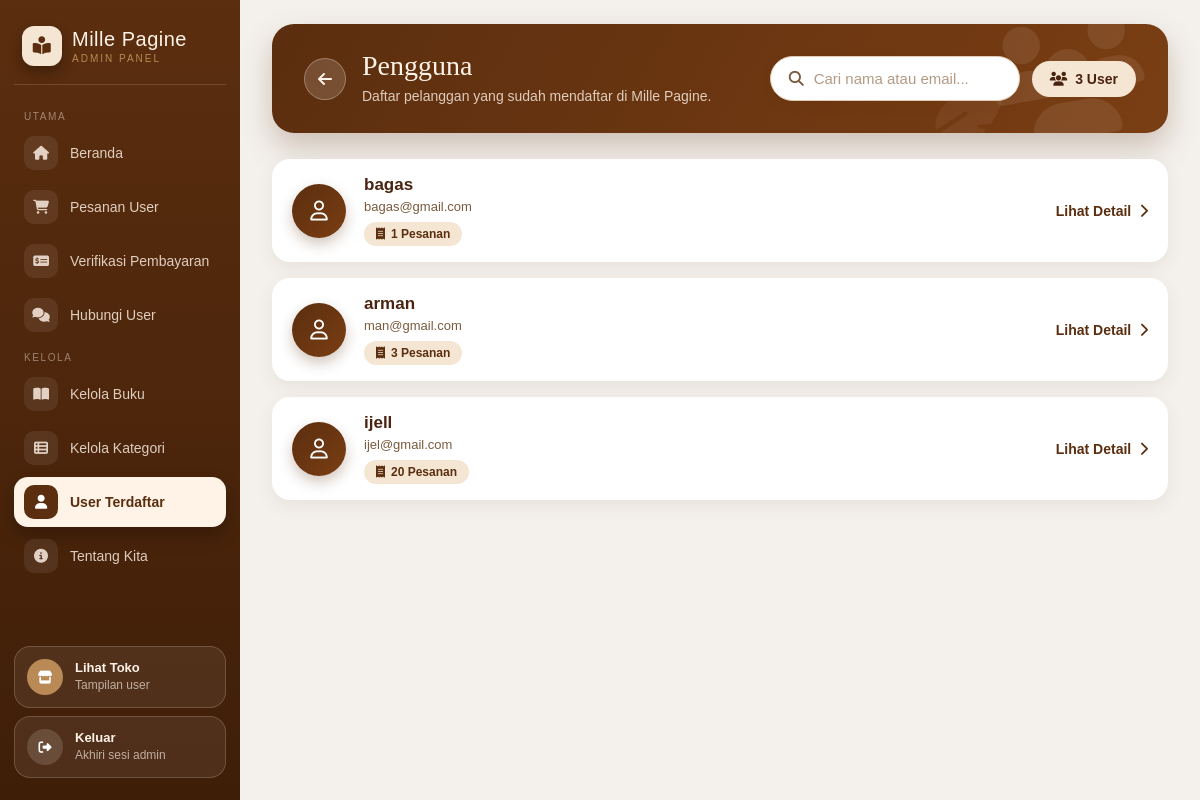
Page /bookstore/admin user.php (signed in) on the committed database.
### tables this page shows
CREATE TABLE `users` (
  `id` int(11) NOT NULL,
  `nama` varchar(100) NOT NULL,
  `email` varchar(100) NOT NULL,
  `alamat` text NOT NULL,
  `telepon` varchar(20) NOT NULL,
  `password` varchar(255) NOT NULL,
  `role` enum('user','admin') NOT NULL
);

### bookstore/admin user.php (the view, shortened to what this page needs)
<?php
include 'koneksi.php';
$users = mysqli_query($conn, "
    SELECT
        users.*,
        COUNT(pesanan.id) as jumlah_pesanan
    FROM users
    LEFT JOIN pesanan ON users.id = pesanan.user_id
    WHERE users.role='user'
    GROUP BY users.id
    ORDER BY users.id DESC
");
$total_user = mysqli_num_rows($users);
?>
<!DOCTYPE html>
<html lang="id">
<head>
<link rel="stylesheet" href="https://cdnjs.cloudflare.com/ajax/libs/font-awesome/6.5.2/css/all.min.css">
<link rel="stylesheet" href="admin.css">
</head>
<body>
<div class="wrapper">
    <?php $halaman_aktif = 'user'; include 'admin_sidebar.php'; ?>
    <div class="content">
        <div class="page-head anim" style="--i:0">
            <i class="fa-solid fa-feather-pointed deco2"></i>
            <div class="page-head-main">
                <a href="admin-dashboard.php" class="back" title="Kembali"><i class="fa-solid fa-arrow-left"></i></a>
                <div>
                    <h1>Pengguna</h1>
                    <p>Daftar pelanggan yang sudah mendaftar di Mille Pagine.</p>
                </div>
            </div>
            <div class="page-head-actions">
                <div class="search-box">
                    <i class="fa-solid fa-magnifying-glass"></i>
                    <input type="text" placeholder="Cari nama atau email..." data-filter="#daftar">
                </div>
                <span class="count-chip"><i class="fa-solid fa-users"></i> <?= $total_user; ?> User</span>
            </div>
        </div>
        <div class="list" id="daftar">
        <?php $no = 0; while($u = mysqli_fetch_assoc($users)): $no++; ?>
            <a class="item anim" style="--i:<?= min($no, 8); ?>"
               href="admin detail.php?id=<?= (int)$u['id']; ?>"
               data-cari="<?= htmlspecialchars($u['nama'] . ' ' . $u['email']); ?>">
                <div class="item-left">
                    <div class="avatar"><i class="fa-regular fa-user"></i></div>
                    <div>
                        <h3><?= htmlspecialchars($u['nama']); ?></h3>
                        <p><?= htmlspecialchars($u['email']); ?></p>
                        <span class="badge"><i class="fa-solid fa-receipt"></i> <?= (int)$u['jumlah_pesanan']; ?> Pesanan</span>
                    </div>
                </div>
                <span class="detail-btn">Lihat Detail <i class="fa-solid fa-chevron-right"></i></span>
            </a>
        <?php endwhile; ?>
        </div>
    </div>
</div>
</body>
</html>

### bookstore/admin.css (style rules this page uses)
:root { --coklat:#5B2E0F; --coklat-tua:#4A2410; --coklat-muda:#7B5A3D; --krem:#F5E6D3; --krem-terang:#FFF3E8; --latar:#F4F1ED; --emas:#B98A55; --garis:#E2CBB4; --hijau:#2F8F5B; --hijau-bg:#E4F5EA; --biru:#2563EB; --biru-bg:#E5EDFF; --kuning:#C77F00; --kuning-bg:#FFF3DC; --merah:#C0362C; --merah-bg:#FDE9E7; --abu:#6B7280; --abu-bg:#ECEAE7; --bayang:0 6px 18px rgba(91,46,15,.08); --bayang-besar:0 16px 30px rgba(91,46,15,.18); }
* { margin:0; padding:0; box-sizing:border-box; font-family:Arial, sans-serif; }
body { background:var(--latar); height:100vh; overflow:hidden; color:var(--coklat-tua); }
a { color:inherit; }
.wrapper { width:100%; height:100vh; display:flex; }
.anim { animation:naik .55s ease both; animation-delay:calc(var(--i, 0) * 80ms); }
.content { flex:1; min-width:0; padding:24px 32px 40px; height:100vh; overflow-y:auto; }
.page-head { position:relative; overflow:hidden; display:flex; align-items:center; justify-content:space-between; gap:20px; flex-wrap:wrap; background:linear-gradient(120deg, var(--coklat) 0%, #7A3E13 100%); border-radius:22px; padding:26px 32px; margin-bottom:26px; color:var(--krem-terang); box-shadow:0 14px 30px rgba(91,46,15,.25); }
.page-head .deco2 { position:absolute; right:170px; bottom:-22px; font-size:70px; color:rgba(255,243,232,.06); transform:rotate(12deg); pointer-events:none; }
.page-head-main { position:relative; display:flex; align-items:center; gap:16px; min-width:0; }
.page-head h1 { font-family:Georgia, serif; font-size:28px; font-weight:normal; margin-bottom:4px; }
.page-head p { font-size:14px; color:rgba(255,243,232,.8); line-height:1.5; max-width:480px; }
.page-head-actions { position:relative; display:flex; align-items:center; gap:12px; flex-wrap:wrap; }
.back { width:42px; height:42px; border-radius:50%; background:rgba(255,243,232,.16); border:1px solid rgba(255,243,232,.3); color:var(--krem-terang); display:flex; align-items:center; justify-content:center; text-decoration:none; flex-shrink:0; transition:background .2s ease, transform .2s ease; }
.count-chip { display:inline-flex; align-items:center; gap:8px; background:var(--krem); color:var(--coklat-tua); font-weight:bold; font-size:14px; padding:10px 18px; border-radius:999px; white-space:nowrap; }
.search-box { background:#fff; border:1.5px solid var(--garis); border-radius:999px; padding:4px 6px 4px 18px; display:flex; align-items:center; gap:10px; min-width:240px; box-shadow:0 4px 12px rgba(91,46,15,.08); transition:border-color .2s ease, box-shadow .2s ease; }
.search-box > i { color:var(--coklat-muda); font-size:15px; }
.search-box input { flex:1; min-width:0; border:none; outline:none; background:transparent; color:var(--coklat-tua); font-size:15px; padding:9px 0; }
.search-box input::placeholder { color:#B59A83; }
.badge, .tag { display:inline-flex; align-items:center; gap:6px; background:var(--krem); color:var(--coklat); font-size:12px; font-weight:bold; padding:5px 12px; border-radius:999px; }
.list { display:flex; flex-direction:column; gap:16px; }
.item { background:#fff; border-radius:18px; padding:16px 20px; display:flex; align-items:center; justify-content:space-between; gap:16px; box-shadow:var(--bayang); text-decoration:none; transition:transform .25s ease, box-shadow .25s ease; }
.item-left { display:flex; align-items:center; gap:18px; min-width:0; }
.item h3 { font-size:17px; color:var(--coklat-tua); margin-bottom:4px; }
.item p { font-size:13px; color:var(--coklat-muda); margin-bottom:8px; }
.avatar { width:54px; height:54px; border-radius:50%; background:linear-gradient(135deg, var(--coklat), #7A3E13); color:#fff; display:flex; align-items:center; justify-content:center; font-size:20px; flex-shrink:0; box-shadow:0 6px 14px rgba(91,46,15,.28); }
.detail-btn { display:inline-flex; align-items:center; gap:8px; font-weight:bold; font-size:14px; color:var(--coklat); text-decoration:none; }
.detail-btn i { transition:transform .2s ease; }

### rows in the picture
users: nama "bagas", email "bagas@gmail.com", jumlah_pesanan "1"
users: nama "arman", email "man@gmail.com", jumlah_pesanan "3"
users: nama "ijell", email "ijel@gmail.com", jumlah_pesanan "20"

### other values in the picture
$grup "UTAMA"
$nama "Beranda"
$nama "Pesanan User"
$nama "Verifikasi Pembayaran"
$nama "Hubungi User"
$grup "KELOLA"
$nama "Kelola Buku"
$nama "Kelola Kategori"
$nama "User Terdaftar"
$nama "Tentang Kita"
$total_user "3"
